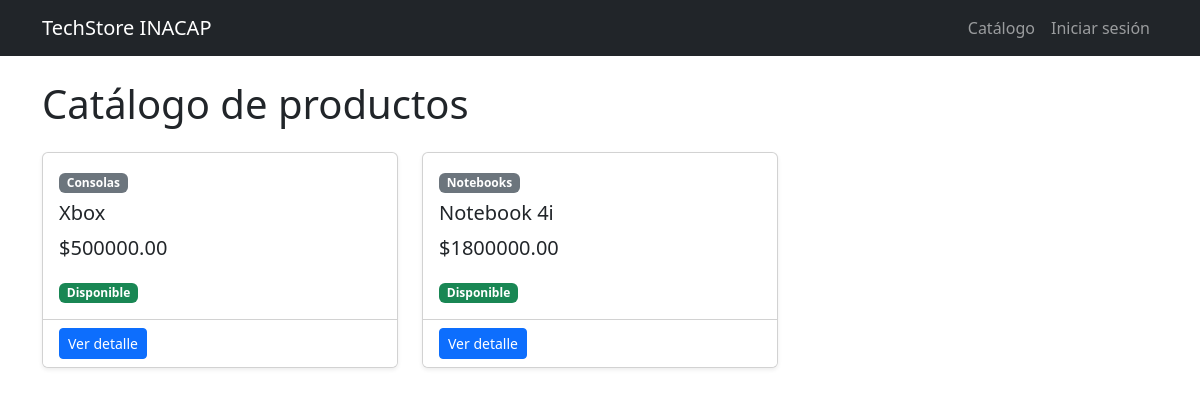
Before: / with the older database file.
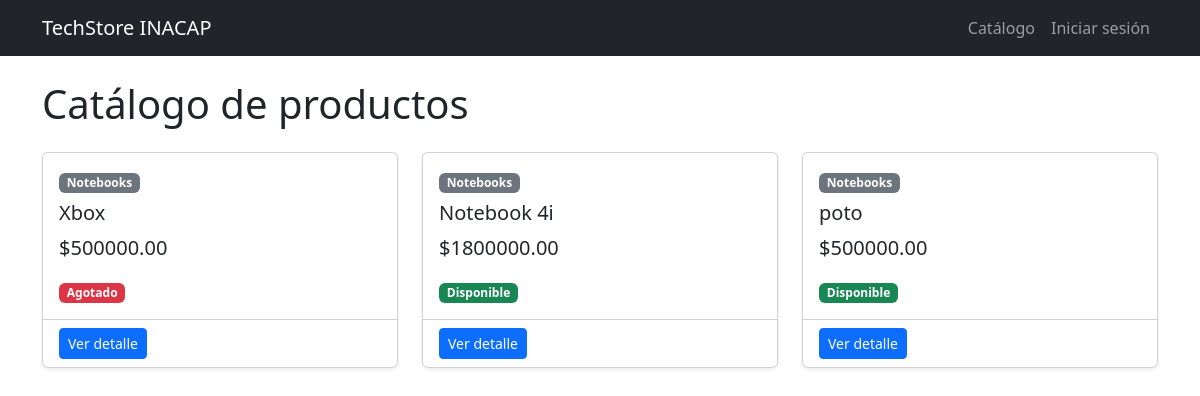
After: the same page with the newer database file.
### catalogo/models.py (models this page shows, shortened)
class Producto(models.Model):
    CATEGORIAS = [
        ('consolas', 'Consolas'),
        ('notebooks', 'Notebooks'),
        ('componentes', 'Componentes'),
        ('perifericos', 'Periféricos'),
    ]
    nombre = models.CharField(max_length=100)
    categoria = models.CharField(max_length=20, choices= CATEGORIAS)
    precio = models.DecimalField(max_digits=10, decimal_places=2)
    stock = models.IntegerField(default=0)
    descripcion = models.TextField()
    disponible = models.BooleanField(default=True)

### catalogo/views.py (the view)
# urls.py: path('', views.catalogo, name='catalogo'),
def catalogo(request):
    productos = Producto.objects.all()
    return render(request, 'catalogo/lista.html', {'productos': productos})

### catalogo/templates/catalogo/lista.html (shortened to what this page needs)
{% extends 'base.html' %}
{% block content %}
<h1 class="mb-4">Catálogo de productos</h1>
<div class="row">
  {% for p in productos %}
  <div class="col-md-4 mb-4">
    <div class="card h-100 shadow-sm">
      <div class="card-body">
        <span class="badge bg-secondary">{{ p.get_categoria_display }}</span>
        <h5 class="card-title mt-2">{{ p.nombre }}</h5>
        <p class="card-text fs-5">${{ p.precio }}</p>
        {% if p.disponible %}
          <span class="badge bg-success">Disponible</span>
        {% else %}
          <span class="badge bg-danger">Agotado</span>
        {% endif %}
      </div>
      <div class="card-footer bg-white">
        <a href="{% url 'detalle_producto' p.pk %}" class="btn btn-primary btn-sm">Ver detalle</a>
      </div>
    </div>
  </div>
  {% empty %}
  <p>No hay productos registrados.</p>
  {% endfor %}
</div>
{% endblock %}

### catalogo/templates/base.html (shortened to what this page needs)
<!DOCTYPE html>
<html lang="es">
<head>
  <link href="https://cdn.jsdelivr.net/npm/bootstrap@5.3.3/dist/css/bootstrap.min.css" rel="stylesheet">
</head>
<body>
  <nav class="navbar navbar-expand-lg navbar-dark bg-dark mb-4">
    <div class="container">
      <a class="navbar-brand" href="{% url 'catalogo' %}">TechStore INACAP</a>
      <ul class="navbar-nav ms-auto align-items-center">
        <li class="nav-item"><a class="nav-link" href="{% url 'catalogo' %}">Catálogo</a></li>
        {% if user.is_authenticated %}
          <li class="nav-item"><a class="nav-link" href="{% url 'crear_producto' %}">Nuevo producto</a></li>
          <li class="nav-item"><span class="navbar-text me-3">Hola, {{ user.username }}</span></li>
          <li class="nav-item">
            <form method="post" action="{% url 'logout' %}">
              {% csrf_token %}
              <button type="submit" class="btn btn-outline-light btn-sm">Cerrar sesión</button>
            </form>
          </li>
        {% else %}
          <li class="nav-item"><a class="nav-link" href="{% url 'login' %}">Iniciar sesión</a></li>
        {% endif %}
      </ul>
    </div>
  </nav>
  <div class="container">
    {% block content %}{% endblock %}
  </div>
</body>
</html>

Changed rows visible on the page:
changed Producto "Xbox": categoria "Consolas" → "Notebooks"; disponible "Disponible" → "Agotado"
added Producto: categoria "Notebooks", nombre "poto", precio "500000.00", disponible "Disponible"
